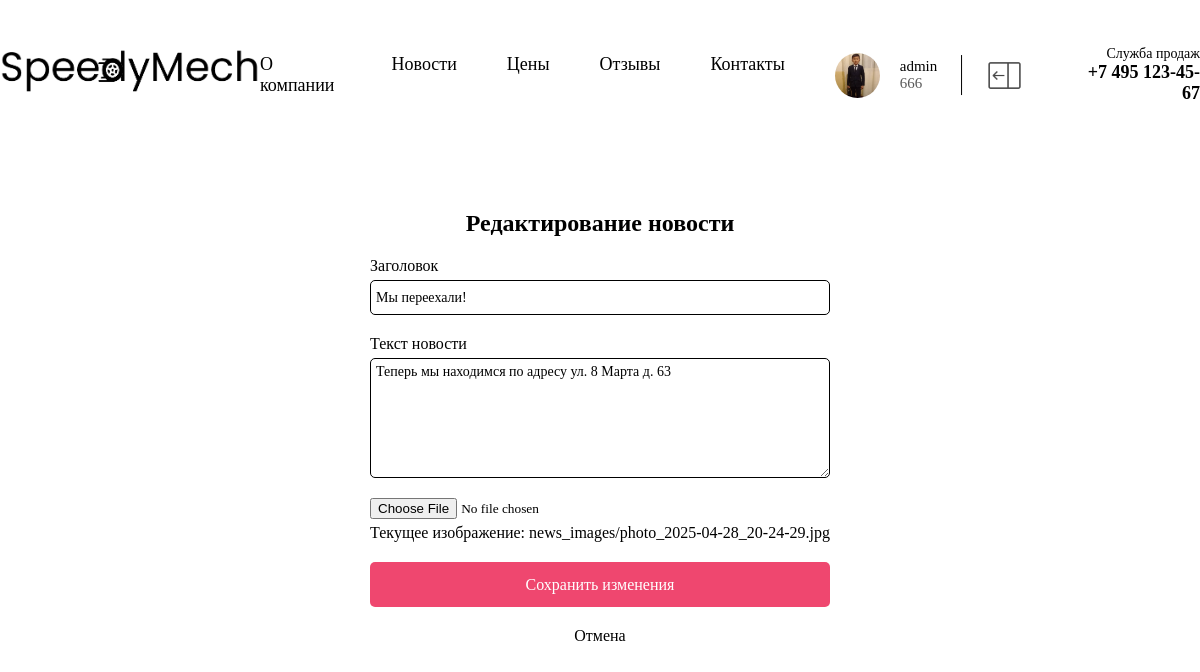
The app's page /news/5/edit/ (signed in) with its own data.
### app/models.py (models this page shows, shortened)
class CustomUser(AbstractUser):
    phone_number = models.CharField(
        max_length=15, blank=True, null=True, verbose_name="Телефон"
    )
    avatar = models.ImageField(
        upload_to="avatars/", blank=True, null=True, verbose_name="Аватар"
    )
    class Meta:
        verbose_name = "Пользователь"
        verbose_name_plural = "Пользователи"

class News(models.Model):
    title = models.CharField(max_length=200, verbose_name='Заголовок')
    content = models.TextField(verbose_name='Содержание')
    image = models.ImageField(upload_to='news_images/', verbose_name='Изображение', blank=True, null=True)
    created_at = models.DateTimeField(default=timezone.now, verbose_name='Дата создания')
    updated_at = models.DateTimeField(auto_now=True, verbose_name='Дата обновления')
    is_published = models.BooleanField(default=True, verbose_name='Опубликовано')
    class Meta:
        verbose_name = 'Новость'
        verbose_name_plural = 'Новости'
        ordering = ['-created_at']

### app/views.py (the view)
# urls.py: path('news/<int:news_id>/edit/', views.update_news, name='update_news'),
@staff_member_required
def update_news(request, news_id):
    news = get_object_or_404(News, id=news_id)
    if request.method == 'POST':
        form = NewsForm(request.POST, request.FILES, instance=news)
        if form.is_valid():
            form.save()
            return redirect('news_page')
    else:
        form = NewsForm(instance=news)
    return render(request, 'app/edit_news.html', {'form': form, 'news': news})

### app/forms.py (shortened to what this page needs)
class NewsForm(forms.ModelForm):
    class Meta:
        model = News
        fields = ['title', 'content', 'image', 'is_published']
        widgets = {
            'title': forms.TextInput(attrs={'class': 'form-control'}),
            'content': forms.Textarea(attrs={'class': 'form-control', 'rows': 5}),
            'is_published': forms.CheckboxInput(attrs={'class': 'form-check-input'}),
        }
        labels = {
            'title': 'Заголовок',
            'content': 'Текст новости',
            'image': 'Изображение',
            'is_published': 'Опубликовать',
        }
    def __init__(self, *args, **kwargs):
        self.user = kwargs.pop('user', None)
        super().__init__(*args, **kwargs)

### app/templates/app/edit_news.html (shortened to what this page needs)
{% load static %}
<link rel="stylesheet" href="{% static 'app/css/style.css' %}">
<link rel="stylesheet" href="{% static 'app/css/news_style.css' %}">
<link rel="stylesheet" href="{% static 'app/css/header.css' %}">
{% include "app/header.html" %}
<main class="edit_page">
    <h2>Редактирование новости</h2>
    <form action="{% url 'update_news' news.id %}" method="post" enctype="multipart/form-data">
        <div class="form-group">
            <label for="id_title">{{ form.title.label }}</label>
            <input type="text" name="title" value="{{ news.title }}">
        </div>
        <div class="form-group">
            <label for="id_title">{{ form.content.label }}</label>
            <textarea name="content">{{ news.content }}</textarea>
        </div>
        <div class="form-group">
            <input type="file" name="image">
            {% if news.image %}
            <p>Текущее изображение: <a href="{{ news.image.url }}">{{ news.image.name }}</a></p>
            {% endif %}
        </div>
        <button type="submit">Сохранить изменения</button>
        <a href="{% url 'news_page' %}">Отмена</a>
    </form>
</main>

### app/templates/app/header.html (shortened to what this page needs)
{% load static %}
<link rel="stylesheet" href="{% static 'app/css/header.css' %}">
<header>
        <div class="logotype">
            <a href="{% url 'index' %}">
                <img src="{% static 'app/media/logo.png' %}" alt="Logo">
            </a>
        </div>
        <div class="header__items">
            <nav>
                <ul>
                    <li><a href="{% url 'about' %}">О компании</a></li>
                    <li><a href="{% url 'news_page' %}">Новости</a></li>
                    <li><a href="{% url 'index' %}#section5">Цены</a></li>
                    <li><a href="{% url 'reviews' %}">Отзывы</a></li>
                    <li><a href="{% url 'contacts' %}">Контакты</a></li>
                </ul>
            </nav>
            {% if user.is_authenticated %}
            <div class="personal__page">
                <a href="{% url 'profile' %}">
                    {% if user.avatar %}
                    <img src="{{ user.avatar.url }}" title="Личный кабинет" style="width: 45px;" alt="404">
                    {% endif %}
                    <div class="personal__page_names">
                        <p>{{ user.username }}</p>
                        <p>{{ user.phone_number }}</p>
                    </div>
                </a>
                <form action="{% url 'logout' %}" method="post">
                    <button type="submit" title="Выход" style="border: none; background-color: transparent;">
                        <img src="{% static 'app/media/icons/logout.png' %}" style="width: 35px;" alt="">
                    </button>
                </form>
            </div>
            {% endif %}
            <div class="number">
                <p>Служба продаж</p>
                <strong>+7 495 123-45-67</strong>
            </div>
        </div>
</header>

### app/static/app/css/style.css (style rules this page uses)
* { margin: 0; padding: 0; }
a { text-decoration: none; }
li { list-style: none; }

### app/static/app/css/header.css (style rules this page uses)
* { font-family: Stem-Light; }

### records on screen
CustomUser: avatar (picture), username "admin", phone_number "666"
News: title "Мы переехали!", content "Теперь мы находимся по адресу ул. 8 Марта д. 63", image.name "news_images/photo_2025-04-28_20-24-29.jpg"
